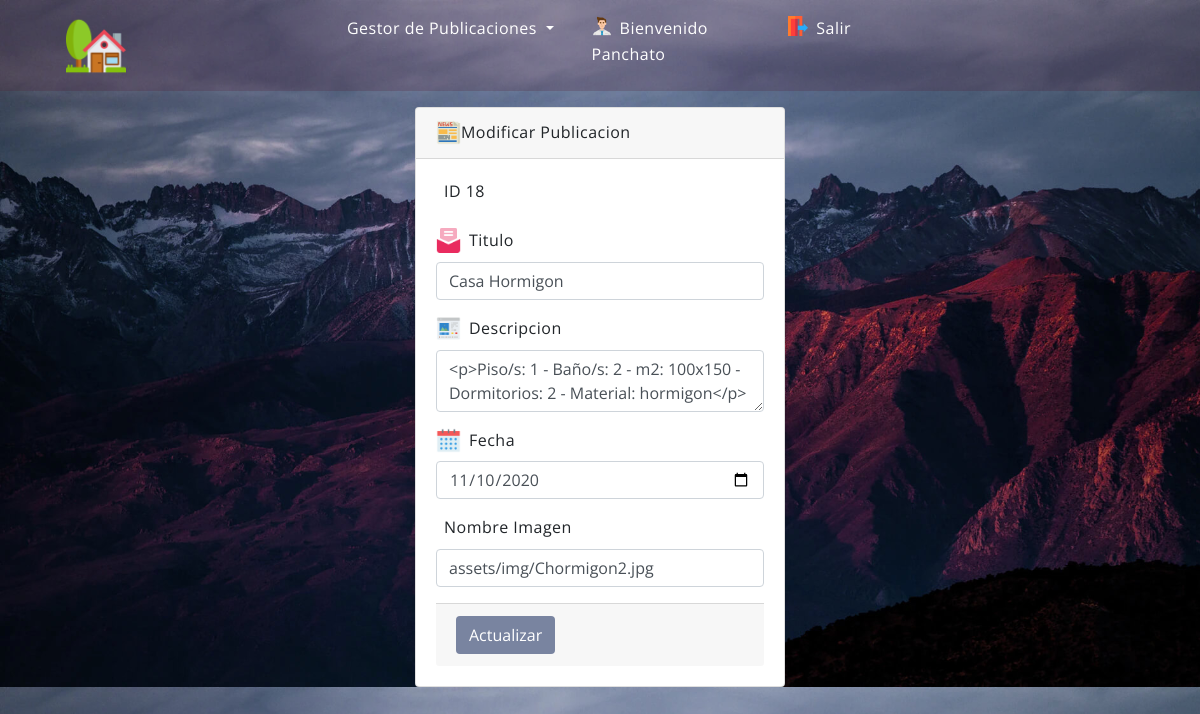
Screenshot of /modificar.php?id=18 (signed in) with the database file from the repository.
### tables this page shows
CREATE TABLE `publicacion` (
  `id` int(10) UNSIGNED NOT NULL,
  `titulo` varchar(100) NOT NULL,
  `descripcion` varchar(250) NOT NULL,
  `fecha` date NOT NULL,
  `imagen` varchar(100) NOT NULL
);

### modificar.php (the view, shortened to what this page needs)
<?php require_once "templates/headerTrabajos.php";
?>
<?php
    $conexion = conectar();
$titulo = '';
$descripcion= '';
$imagen = '';
if  (isset($_GET['id'])) {
  $id = $_GET['id'];
  $sql = "SELECT * FROM publicacion WHERE id=$id";
  $result = mysqli_query($conexion, $sql);
  if (mysqli_num_rows($result) == 1) {
    $id = $_GET['id'];
    $mostrar = mysqli_fetch_array($result);
    $titulo = $mostrar['titulo'];
    $descripcion = $mostrar['descripcion'];
    $imagen = $mostrar['imagen'];
  }
}
?>
<main class="container-fluid mt-3">
<div class="row">
    <div class="col-lg-4 col-md-6 col-sm-12 mx-auto">
        <div class="card">
            <div class="card-header">
            <img class="img-fluid" src="assets/img/newspaper.png">
            <span class="pr-3">Modificar Publicacion</span>
        </div>
        <div class="card-body">
        <form action="modificar.php?id=<?php echo $_GET['id']; ?>" method="POST" >
            <div class="form-group">
              <label for="titulo-txt" class="pl-2">ID</label>
              <span><?php echo $id?></span>
            </div>
            <div class="form-group">
              <label for="titulo-txt" class="pl-2">Titulo</label>
              <img class="img-fluid" src="assets/img/doc.png">
              <input required type="text"  name="titulo-txt" class="form-control" value="<?php echo $titulo?>">
            </div>
            <div class="form-group">
              <label for="descripcion-txt"class="pl-2">Descripcion</label>
              <img class="img-fluid" src="assets/img/description.png">
              <textarea id="descripcion-txt" type="textarea"  name="descripcion-txt" required class="form-control"><?php echo $descripcion?></textarea>
            </div>
            <div class="form-group">
              <label for="fecha-dt" class="pl-2">Fecha</label>
              <img class="img-fluid" src="assets/img/calendar.png">
              <?php $fcha = date("Y-m-d");?>
              <input type="date" id="imagen-bob" name="fecha-dt" required class="form-control" value="<?php echo $fcha;?>" min="<?php echo $fcha;?>" placeholder="dd-mm-yyyy" max="3000-12-12">
            </div>
            <div class="form-group">
            <label for="imagen-bob" class="pl-2">Nombre Imagen</label>
            <input required type="text" pattern="[a-zA-Z0-9_]+[/][a-zA-Z0-9_]+[/][a-zA-Z0-9_]*[.](png|jpg|jpeg)" id="imagen-bob" name="imagen-bob" class="form-control" value="<?php echo $imagen?>">
            </div>
            <div class="card-footer">
              <button type="submit" name="actualizar"  class="btn bg-cardheader text-white">Actualizar</button>
          </div>
            </form>
        </div>
    </div>
</div>
<?php require_once "templates/footerTrabajos.php"; ?>

### assets/css/publicacion.css (style rules this page uses)
:root { --fondo:url('../img/fondo.jpg'); --header:rgba(80, 21, 43, 0.21); --color-2:rgba(28, 51, 164, 0.72); --cardbody:url('../img/copy.jpg'); --cardfonts:"Roboto"; }
.img-fluid { height: 25px; float:left; }
.bg-cardheader { background:#7984A0; }
.bg-bodyfondo { background: var(--fondo); background-size:cover; }

### assets/css/estilos.css (style rules this page uses)
html, body { margin: 0; padding: 0; }
body { width: 100%; height: 100%; font-family: sans-serif; letter-spacing: 0.03em; line-height: 1.6; font-family: 'Open Sans', sans-serif; }

### rows the page displays
publicacion: titulo-txt "Casa Hormigon", descripcion-txt "<p>Piso/s: 1 - Baño/s: 2 - m2: 100x150 - Dormitorios: 2 - Material: hormigon</p>", imagen-bob "assets/img/Chormigon2.jpg"

### other values shown
$usuario->nombre "Panchato"
$id "18"
